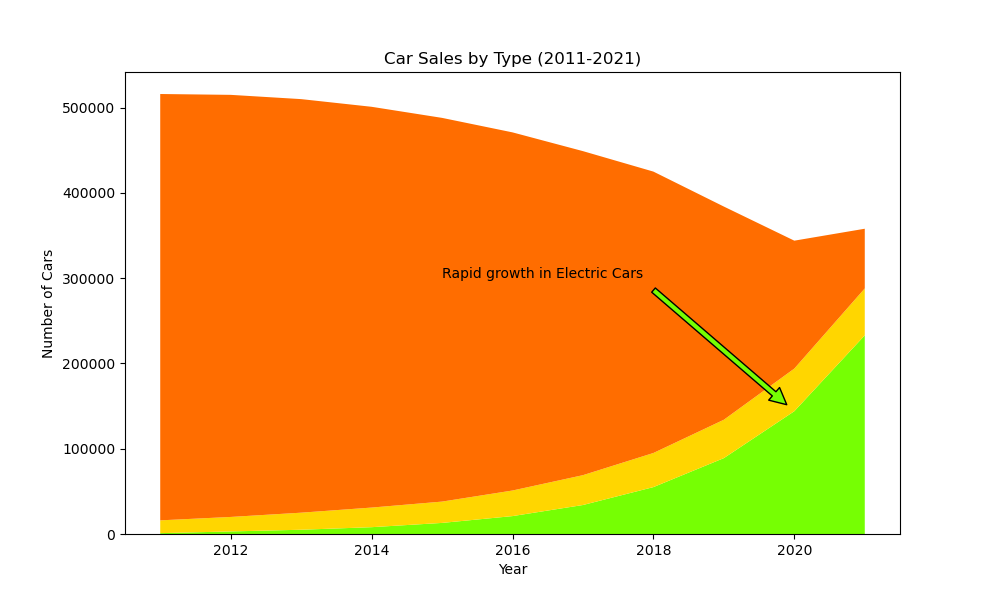

This chart was generated by the following Python code:

import matplotlib.pyplot as plt

# Define the data
years = list(range(2011, 2022))
electric_cars = [1000, 3000, 5000, 8000, 13000, 21000, 34000, 55000, 89000, 144000, 233000]
hybrid_cars = [15000, 17000, 20000, 23000, 25000, 30000, 35000, 40000, 45000, 50000, 55000]
fossil_fuel_cars = [500000, 495000, 485000, 470000, 450000, 420000, 380000, 330000, 250000, 150000, 70000]

# Start plotting
fig, ax = plt.subplots(figsize=(10, 6))

# Plot stacked area chart
ax.stackplot(years, electric_cars, hybrid_cars, fossil_fuel_cars, colors=['#76FF03', '#FFD600', '#FF6D00'])

# Annotate specific points
ax.annotate('Rapid growth in Electric Cars', xy=(2020, 144000), xytext=(2015, 300000),
            arrowprops=dict(facecolor='#76FF03', shrink=0.05))

# Add labels and title
plt.xlabel('Year')
plt.ylabel('Number of Cars')
plt.title('Car Sales by Type (2011-2021)')

# Show the plot
plt.show()
